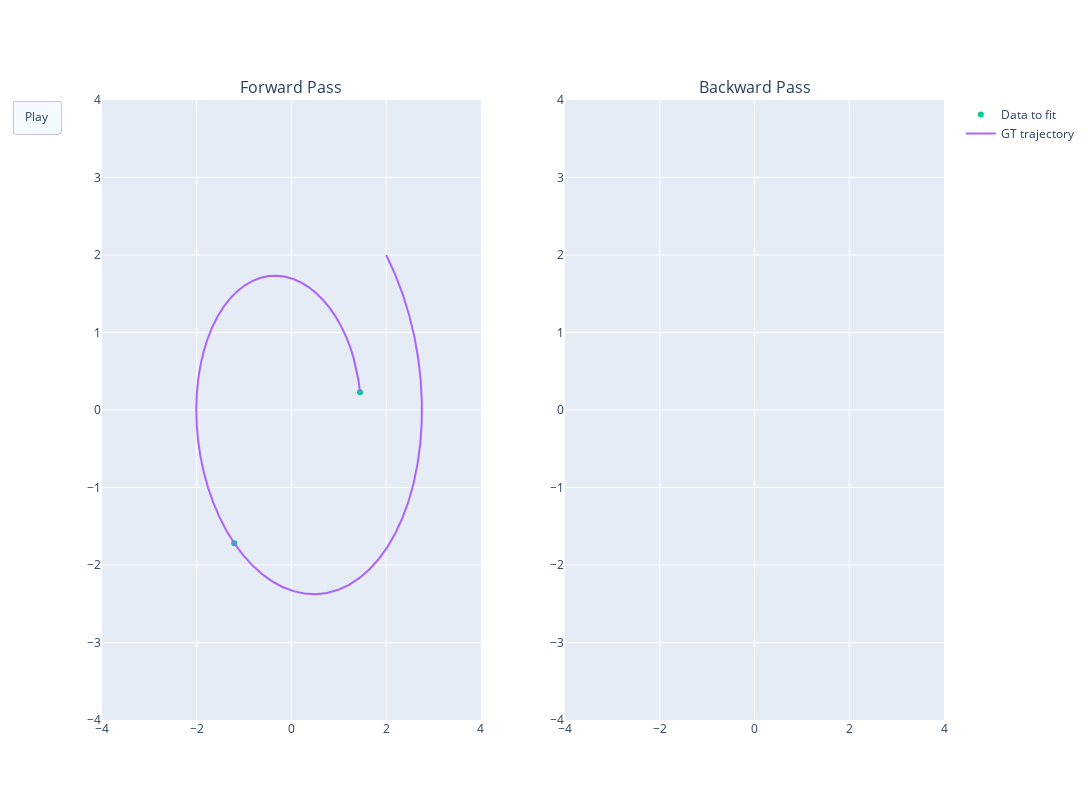

The cell this chart's notebook holds for it:
### Markdown cell above
## Training data at the end and the middle, adjoint discontinuities

### Code cell
fig = make_figure_fwd_bwd(x0,T,data, [30,-1])
fig.show()

### Figure 1 — Plotly figure (JSON) as saved in the notebook; plotly's stock layout.template omitted (floating-point values rounded to 4 significant figures)
{"data": [{"name": "forward pass/state", "type": "scatter", "xaxis": "x", "yaxis": "y"}, {"name": "backward pass/adjoint state", "type": "scatter", "xaxis": "x2", "yaxis": "y2"}, {"mode": "markers", "name": "Data to fit", "type": "scatter", "x": [-1.208, 1.448], "xaxis": "x", "y": [-1.719, 0.228], "yaxis": "y"}, {"mode": "lines", "name": "GT trajectory", "type": "scatter", "x": [2, 2.188, 2.35, 2.486, 2.595, 2.676, 2.728, 2.753, 2.75, 2.72, 2.663, 2.582, 2.476, 2.348, 2.199, 2.032, 1.848, 1.649, 1.437, 1.216, 0.9871, 0.7529, 0.5159, 0.2784, 0.04294, -0.1883, -0.4131, -0.6294, -0.8351, -1.029, -1.208, -1.372, -1.519, -1.648, -1.758, -1.849, -1.92, -1.97, -2.0, -2.009, -1.999, -1.968, -1.919, -1.852, -1.768, -1.668, -1.554, -1.426, -1.287, -1.138, -0.9803, -0.8163, -0.6475, -0.4756, -0.3024, -0.1296, 0.04097, 0.2078, 0.3693, 0.5239, 0.6703, 0.8071, 0.9333, 1.048, 1.149, 1.238, 1.312, 1.372, 1.417, 1.448], "xaxis": "x", "y": [2, 1.753, 1.493, 1.224, 0.948, 0.6681, 0.3871, 0.1079, -0.1669, -0.4346, -0.6927, -0.9388, -1.171, -1.387, -1.584, -1.763, -1.92, -2.055, -2.167, -2.256, -2.32, -2.36, -2.376, -2.368, -2.337, -2.284, -2.209, -2.113, -1.999, -1.867, -1.719, -1.557, -1.383, -1.199, -1.006, -0.8074, -0.6047, -0.4, -0.1953, 0.007154, 0.2056, 0.398, 0.5827, 0.758, 0.9223, 1.074, 1.213, 1.336, 1.444, 1.535, 1.61, 1.667, 1.707, 1.728, 1.733, 1.72, 1.69, 1.644, 1.583, 1.507, 1.418, 1.317, 1.204, 1.082, 0.9521, 0.815, 0.6725, 0.5261, 0.3775, 0.228], "yaxis": "y"}], "layout": {"annotations": [{"font": {"size": 16}, "showarrow": false, "text": "Forward Pass", "x": 0.225, "xanchor": "center", "xref": "paper", "y": 1, "yanchor": "bottom", "yref": "paper"}, {"font": {"size": 16}, "showarrow": false, "text": "Backward Pass", "x": 0.775, "xanchor": "center", "xref": "paper", "y": 1, "yanchor": "bottom", "yref": "paper"}], "height": 800, "updatemenus": [{"buttons": [{"args": [null], "label": "Play", "method": "animate"}], "type": "buttons"}], "width": 1400, "xaxis": {"anchor": "y", "autorange": false, "domain": [0, 0.45], "range": [-4, 4], "type": "linear", "zeroline": false}, "xaxis2": {"anchor": "y2", "autorange": false, "domain": [0.55, 1], "range": [-4, 4], "zeroline": false}, "yaxis": {"anchor": "x", "autorange": false, "domain": [0, 1], "range": [-4, 4], "type": "linear", "zeroline": false}, "yaxis2": {"anchor": "x2", "autorange": false, "domain": [0, 1], "range": [-4, 4], "zeroline": false}}}
